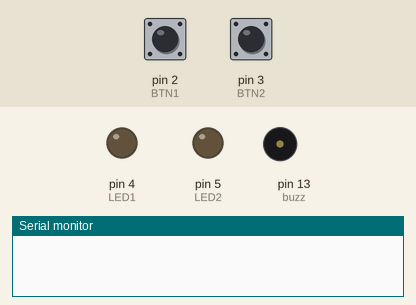
Recording of a sketch running on a simulated Arduino Nano, built with avr-gcc and run on an emulated ATmega328P. On the bench: output pins drawn as LEDs (lit = HIGH), buzzer (waves = sounding), the last lines printed to the serial monitor. Dashed ring = blinking. The inputs (shaded band) are chosen by the test bench; at power-on: pin 2 (BTN1) HIGH, pin 3 (BTN2) HIGH.

Above: at 1.2 s.
1.3 s: pin 2 (BTN1) pulled LOW for 0.15 s
At 1.56 s:
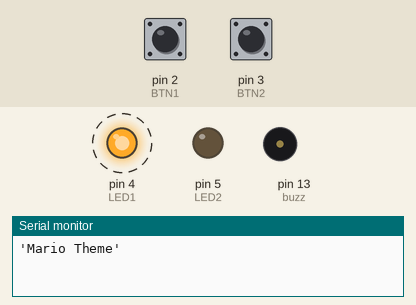
At 1.99 s:
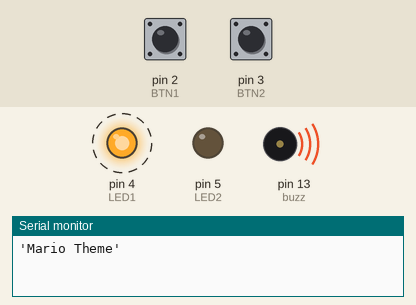
Timing chart, 0 to 10.3 s (numbered marks = the images above; inputs shaded):
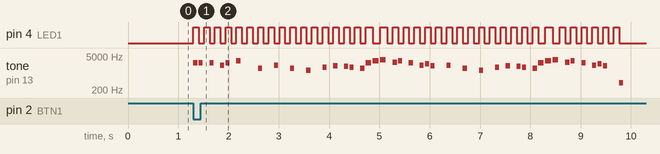

The sketch:

ledmusicplayer.ino
```cpp
//Desafio Musica Catarina Costa
//Definição de todas as notas sendo que Do-C, Re-D, Mi-E, Fa-F Sol-G, La-A , si-B


#define B0  31
#define C1  33
#define DB1 35
#define D1  37
#define EB1 39
#define E1  41
#define F1  44
#define GB1 46
#define G1  49
#define AB1 52
#define A1  55
#define BB1 58
#define B1  62
#define C2  65
#define DB2 69
#define D2  73
#define EB2 78
#define E2  82
#define F2  87
#define GB2 93
#define G2  98
#define AB2 104
#define A2  110
#define BB2 117
#define B2  123
#define C3  131
#define DB3 139
#define D3  147
#define EB3 156
#define E3  165
#define F3  175
#define GB3 185
#define G3  196
#define AB3 208
#define A3  220
#define BB3 233
#define B3  247
#define C4  262
#define DB4 277
#define D4  294
#define EB4 311
#define E4  330
#define F4  349
#define GB4 370
#define G4  392
#define AB4 415
#define A4  440
#define BB4 466
#define B4  494
#define C5  523
#define DB5 554
#define D5  587
#define EB5 622
#define E5  659
#define F5  698
#define GB5 740
#define G5  784
#define AB5 831
#define A5  880
#define BB5 932
#define B5  988
#define C6  1047
#define DB6 1109
#define D6  1175
#define EB6 1245
#define E6  1319
#define F6  1397
#define GB6 1480
#define G6  1568
#define AB6 1661
#define A6  1760
#define BB6 1865
#define B6  1976
#define C7  2093
#define DB7 2217
#define D7  2349
#define EB7 2489
#define E7  2637
#define F7  2794
#define GB7 2960
#define G7  3136
#define AB7 3322
#define A7  3520
#define BB7 3729
#define B7  3951
#define C8  4186
#define DB8 4435
#define D8  4699
#define EB8 4978


#define qtdgot 332 //quantidade de notas GOT
#define qtdm  78 //quantidade de notas GOT
#define BPM 171 //Batimentos por minuto GOT
#define denominador_compasso 8
#define BTN1 2 //botão 1 pino 2
#define BTN2 3 //botão2 pino 3
#define buzz 13 //buzz pino 13
#define LED1 4 //led1 pino 4
#define LED2 5 //led 2 pino 5
float duraUniTempo, cte;
int duracaoNota, i ;
//musica got
int GOT [] ={  G4, C4, EB4, F4, G4, C4, EB4, F4, G4, C4, EB4, F4, G4, C4, E4, F4,
                G4, C4, E4, F4, G4, C4, EB4, F4, G4, C4, EB4, F4, G4, C4, EB4, F4,
                G4, G4, C4, C4, EB4, F4, G4, C4, EB4, F4,
                D4, G3, BB3, C4, D4, G3, BB3, C4, D4, G3, BB3, C4, D4, G3, BB3, C4,
                F4, F4, BB3, BB3, EB4, D4, F4, BB3, EB4, D4,
                C4, G3, AB3, BB3, C4, G3, AB3, BB3, C4, G3, AB3, BB3, C4, G3, AB3, BB3,
                G4, G4, C4, C4, EB4, F4, G4, C4, EB4, F4,
                D4, G3, BB3, C4, D4, G3, BB3, C4, D4, G3, BB3, C4, D4, G3, BB3, C4,
                F4, F4, BB3, BB3, EB4, D4, F4, BB3, EB4, D4,
                C4, G3, AB3, BB3, C4, G3, AB3, BB3, C4, G4, AB4, BB4, C5, G4, AB4, BB4,
                G5, G5, C5, C5, EB5, F5, G5, C5, EB5, F5,
                D5, G4, BB4, C5, D5, G4, BB4, C5, D5, G4, BB4, C5, D5, G4, BB4, C5,
                F5, F5, BB4, BB4, D5, D5, EB5, EB5, D5, D5, BB4, BB4,
                C5, G4, AB4, BB4, C5, G4, AB4, BB4, C5, G4, AB4, BB4, C5, G4, AB4, BB4,
                C5, EB4, AB4, BB4, C5, EB4, BB4, AB4, BB4, EB4, G4, AB4, BB4, EB4, AB4, G4,
                C4, C4, F4, G4, AB4, C4, G4, F4, G4, C4, EB4, F4, G4, C4, EB4, F4,
                AB3, C4, F4, G4, AB4, C4, G4, F4, EB4, F3, AB3, C4, F4, G3, BB3, D4,
                G4, C4, EB4, F4, G4, C4, EB4, F4, G4, C4, EB4, F4, G4, C4, EB4, F4,
                C5, EB4, AB4, BB4, C5, EB4, BB4, AB4, BB4, EB4, G4, AB4, BB4, EB4, AB4, G4,
                C4, C4, F4, G4, AB4, C4, G4, F4, G4, C4, EB4, F4, G4, C4, EB4, F4,
                AB3, C4, F4, G4, AB4, C4, G4, F4, EB4, F3, AB3, C4, D4, G3, BB3, D4,
                C4, G3, AB3, BB3, C4, G3, AB3, BB3, C4, G4, AB4, BB4, C5, G4, AB4, BB4,
                C5, G5, AB5, BB5, C6, G5, AB5, BB5, C6, G5, AB5, BB5, C6, C6

             };
//musica mario
int mario [] ={E7,E7,0,E7,0,C7,E7,0,G7,0,0,0,G6,0,0,
C7,0,0,G6,0,0,E6,0,0,A6,0,B6,0,BB6,A6,0,G6,E7,G7,A7,0,
               F7,G7,0,E7,0,C7,D7,B6,0,0,C7,0,0,G6,0,0,E6,0,0,A6,0,
               B6,0,BB6,A6,0,G6,E7,G7,A7,0,F7,G7,0,E7,0,C7,D7,B6,0,0

};
//mario tempos
int tempom[]={
12,12,12,12,12,12,12,12,12,12,12,12,12,12,12,12,
12,12,12,12,12,12,12,12,12,12,12,12,12,12,12,12,
9,9,9,12,12,12,12,12,12,12,12,12,12,12,12,
12,12,12,12,12,12,12,12,12,12,12,12,12,12,12,12,
9,9,9,12,12,12,12,12,12,12,12,12,12,12,12

};
//GOT tempos
int temposg[]={ 8, 8, 16, 16, 8, 8, 16, 16, 8, 8, 16, 16, 8, 8, 16, 16,
                8, 8, 16, 16, 8, 8, 16, 16, 8, 8, 16, 16, 8, 8, 16, 16,
                4, 8, 4, 8, 16, 16, 4, 4, 16, 16,
                8, 8, 16, 16, 8, 8, 16, 16, 8, 8, 16, 16, 8, 8, 16, 16,
                4, 8, 4, 8, 16, 16, 4, 4, 16, 16,
                8, 8, 16, 16, 8, 8, 16, 16, 8, 8, 16, 16, 8, 8, 16, 16,
                4, 8, 4, 8, 16, 16, 4, 4, 16, 16,
                8, 8, 16, 16, 8, 8, 16, 16, 8, 8, 16, 16, 8, 8, 16, 16,
                4, 8, 4, 8, 16, 16, 4, 4, 16, 16,
                8, 8, 16, 16, 8, 8, 16, 16, 8, 8, 16, 16, 8, 8, 16, 16,
                4, 8, 4, 8, 16, 16, 4, 4, 16, 16,
                8, 8, 16, 16, 8, 8, 16, 16, 8, 8, 16, 16, 8, 8, 16, 16,
                4, 8, 4, 8, 8, 16, 8, 16, 8, 16, 8, 16,
                8, 8, 16, 16, 8, 8, 16, 16, 8, 8, 16, 16, 8, 8, 16, 16,
                8, 8, 16, 16, 8, 8, 16, 16, 8, 8, 16, 16, 8, 8, 16, 16,
                8, 8, 16, 16, 8, 8, 16, 16, 8, 8, 16, 16, 8, 8, 16, 16,
                8, 8, 16, 16, 8, 8, 16, 16, 8, 8, 16, 16, 8, 8, 16, 16,
                8, 8, 16, 16, 8, 8, 16, 16, 8, 8, 16, 16, 8, 8, 16, 16,
                8, 8, 16, 16, 8, 8, 16, 16, 8, 8, 16, 16, 8, 8, 16, 16,
                8, 8, 16, 16, 8, 8, 16, 16, 8, 8, 16, 16, 8, 8, 16, 16,
                8, 8, 16, 16, 8, 8, 16, 16, 8, 8, 16, 16, 8, 8, 16, 16,
                8, 8, 16, 16, 8, 8, 16, 16, 8, 8, 16, 16, 8, 8, 16, 16,
                8, 8, 16, 16, 8, 8, 16, 16, 8, 8, 16, 16, 4, 8
              };
int btn1 = 0;
int btn2= 0;

void setup(){
  Serial.begin(9600);
  duraUniTempo=60/(float)BPM;//calculos para a musica de GOT
  cte=duraUniTempo*denominador_compasso;//Calculos para a musica de got duração
  pinMode(buzz , OUTPUT); // Buzzer
  pinMode(BTN1, INPUT);//butao 1
  pinMode(BTN2, INPUT);//butao 2
  pinMode(LED1, OUTPUT);//led amarela
   pinMode(LED2, OUTPUT);//led azul


}

void loop (){
	btn1 = digitalRead(BTN1);
	btn2 = digitalRead(BTN2);
  if (btn1 == LOW) {
    sing(1);
  } else if (btn2 == LOW) {
    sing(2);
  }
}

int song = 0;

void sing(int s) {

  song = s;
  if (song == 1) {
    digitalWrite(LED1,HIGH);
    Serial.println("'Mario Theme'");

    for (int i = 0; i < qtdm; i++) {
    duracaoNota = 1000 / tempom[i];//1 segundo a dividir pelo tempo do array

    tone(buzz, mario[i], duracaoNota);

    int pausaEntreNotas = duracaoNota * 1.30;
    delay(pausaEntreNotas);

      //pisca luz amarela
      digitalWrite(LED1, !digitalRead(LED1));

      // para de tocar a musica
     tone(buzz, 0, duracaoNota);
    }
     digitalWrite(LED1,LOW);

    }
   else if (song == 2) {
     digitalWrite(LED2,HIGH);
     Serial.println( "'Game of Thrones theme'");
     for (i=0; i<qtdgot; i++){
     duracaoNota =cte/temposg[i]*1000;

     tone(buzz, GOT[i], duracaoNota);
     delay(duracaoNota);

     //pisca luz azul
     digitalWrite(LED2, !digitalRead(LED2));
   // para de tocar a musica
      tone(buzz, 0, duracaoNota);
    }
    digitalWrite(LED2,LOW);

      }
    }
```

Measured:
- after the input at 1.3 s, pin 4 (LED1): alternates HIGH for 0.11 s and LOW for 0.11 s, 78 changes in all, then stays LOW, starting at once; tone on pin 13 (buzz): plays 2637 Hz for 0.08 s, 2637 Hz for 0.08 s, 2637 Hz for 0.08 s, 2093 Hz for 0.08 s, 2637 Hz for 0.08 s, 3136 Hz for 0.08 s … (42 notes in this stretch), starting at once
